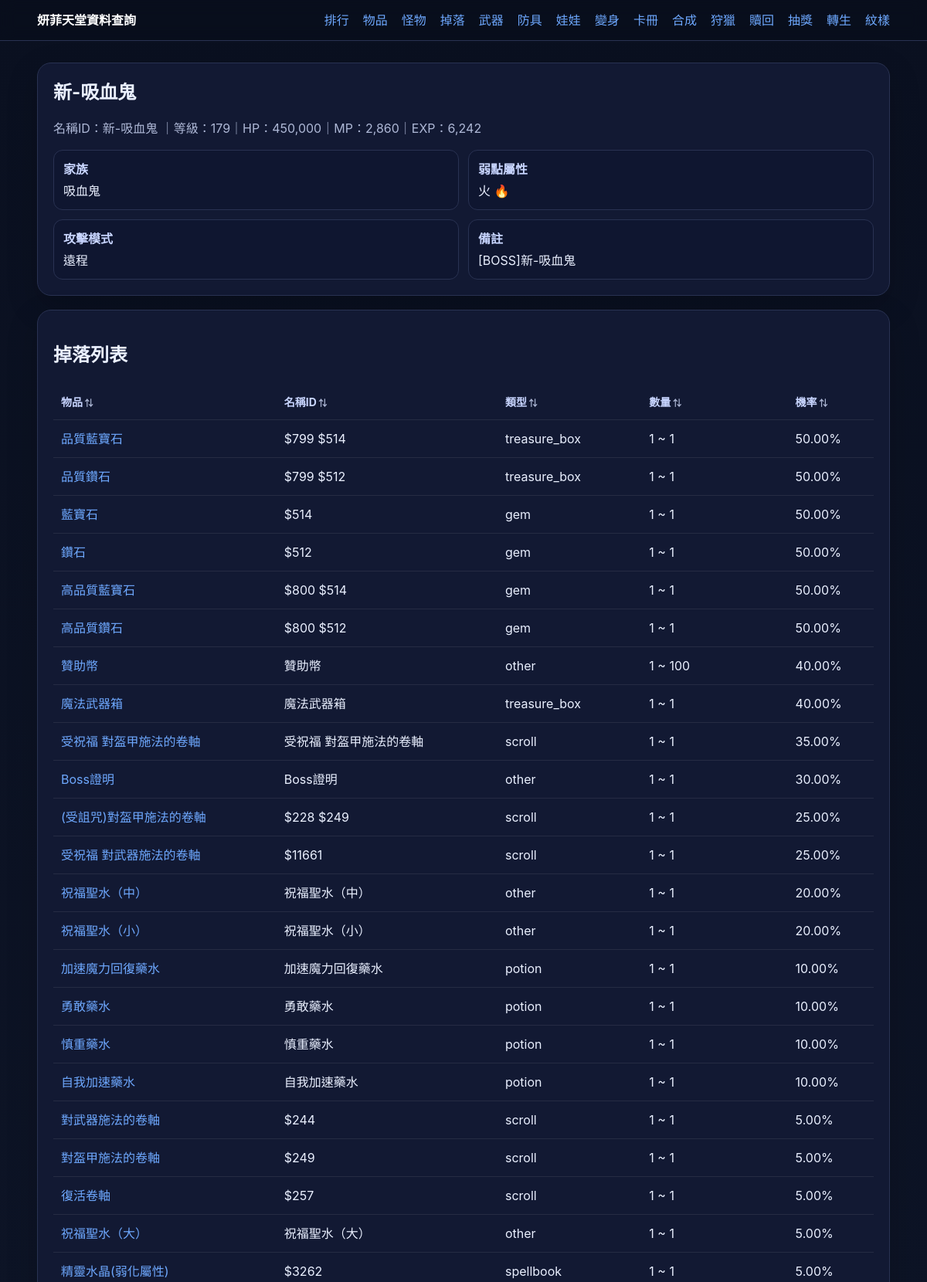
/monster/231003 (upper part), run on the app's committed database.
### tables this page shows
CREATE TABLE monsters (
    id                INTEGER PRIMARY KEY,
    name              TEXT NOT NULL,
    nameid            TEXT,
    classname         TEXT,
    note              TEXT,
    gfxid             INTEGER DEFAULT 0,
    level             INTEGER DEFAULT 0,
    hp                INTEGER DEFAULT 0,
    mp                INTEGER DEFAULT 0,
    ac                INTEGER DEFAULT 0,
    str               INTEGER DEFAULT 0,
    con               INTEGER DEFAULT 0,
    dex               INTEGER DEFAULT 0,
    wis               INTEGER DEFAULT 0,
    int_stat          INTEGER DEFAULT 0,
    mr                INTEGER DEFAULT 0,
    exp               INTEGER DEFAULT 0,
    lawful            INTEGER DEFAULT 0,
    size              TEXT,
    weak_attr         INTEGER DEFAULT 0,
    ranged            INTEGER DEFAULT 0,
    tamable           INTEGER DEFAULT 0,
    agro              INTEGER DEFAULT 0,
    family            TEXT,
    agrofamily        INTEGER DEFAULT 0,
    teleport          INTEGER DEFAULT 0,
    damage_reduction  INTEGER DEFAULT 0,
    karma             INTEGER DEFAULT 0,
    transform_id      INTEGER DEFAULT 0,
    transform_gfxid   INTEGER DEFAULT 0,
    quest_score       INTEGER DEFAULT 0,
    created_at        DATETIME DEFAULT CURRENT_TIMESTAMP
);

CREATE TABLE items (
    id                INTEGER PRIMARY KEY,
    name              TEXT NOT NULL,
    name_id           TEXT,
    classname         TEXT,
    item_type         TEXT,
    use_type          TEXT,
    material          TEXT,
    weight            INTEGER DEFAULT 0,
    invgfx            INTEGER DEFAULT 0,
    grdgfx            INTEGER DEFAULT 0,
    itemdesc_id       INTEGER DEFAULT 0,
    stackable         INTEGER DEFAULT 0,
    dmg_small         INTEGER DEFAULT 0,
    dmg_large         INTEGER DEFAULT 0,
    min_lvl           INTEGER DEFAULT 0,
    max_lvl           INTEGER DEFAULT 0,
    bless             INTEGER DEFAULT 0,
    tradeable         INTEGER DEFAULT 0,
    cant_delete       INTEGER DEFAULT 0,
    note              TEXT,
    created_at        DATETIME DEFAULT CURRENT_TIMESTAMP
, doll_effects TEXT);

### app.py (the view)
    @app.route("/monster/<int:monster_id>")
    def monster_detail(monster_id: int):
        db = get_db()
        monster = db.execute("SELECT * FROM monsters WHERE id = ?", (monster_id,)).fetchone()
        if not monster:
            abort(404)
        drops = db.execute(
            """
            SELECT md.*, i.name AS item_name, i.name_id, i.item_type
            FROM monster_drops md
            JOIN items i ON i.id = md.item_id
            WHERE md.monster_id = ?
            ORDER BY md.chance DESC, i.name ASC
            """,
            (monster_id,),
        ).fetchall()
        return render_template("monster_detail.html", monster=monster, drops=drops)

### app.py (called while the page is built)
def get_db() -> sqlite3.Connection:
    if "db" not in g:
        db_path = Path(current_app().config["DATABASE"])
        db_path.parent.mkdir(parents=True, exist_ok=True)
        conn = sqlite3.connect(db_path)
        conn.row_factory = sqlite3.Row
        g.db = conn
    return g.db

def current_app() -> Flask:
    from flask import current_app as flask_current_app
    return flask_current_app

### templates/monster_detail.html (shortened to what this page needs)
{% extends 'base.html' %}
{% block content %}
<section class="card">
  <div style="display:flex;align-items:center;gap:1rem;">
    <h1 style="margin:0">{{ monster.name }}</h1>
  </div>
  <p class="muted">名稱ID：{{ monster.nameid }}｜等級：{{ monster.level }}｜HP：{{ monster.hp | commas }}｜MP：{{ monster.mp | commas }}｜EXP：{{ monster.exp | commas }}</p>
  <div class="detail-grid">
    <div><strong>家族</strong><span>{{ monster.family | family_cn }}</span></div>
    <div><strong>弱點屬性</strong><span>{{ monster.weak_attr | weak_attr }}</span></div>
    <div><strong>攻擊模式</strong><span>{{ '遠程' if monster.ranged else '近戰' }}</span></div>
    <div><strong>備註</strong><span>{{ monster.note or '—' }}</span></div>
  </div>
</section>
<section class="card">
  <h2>掉落列表</h2>
  <div class="table-wrap">
    <table data-sortable>
      <thead><tr><th>物品</th><th>名稱ID</th><th>類型</th><th>數量</th><th>機率</th></tr></thead>
      <tbody>
      {% for row in drops %}
      <tr>
        <td><a href="{{ url_for('item_detail', item_id=row.item_id) }}">{{ row.item_name }}</a></td>
        <td>{{ row.name_id }}</td>
        <td>{{ row.item_type }}</td>
        <td>{{ row.min_count }} ~ {{ row.max_count }}</td>
        <td>{{ row.chance | drop_chance }}</td>
      </tr>
      {% else %}
      <tr><td colspan="5">這隻怪目前沒有掉落資料</td></tr>
      {% endfor %}
      </tbody>
    </table>
  </div>
</section>
{% endblock %}

### static/style.css (style rules this page uses)
:root { --bg:#0b1020;--card:#121933;--line:#293252;--text:#eaf0ff;--muted:#aeb8d6;--accent:#6ea8fe }
* { box-sizing:border-box }
body { margin:0;background:linear-gradient(180deg,#0a1020,#10182c);color:var(--text);font:16px/1.5 -apple-system,BlinkMacSystemFont,Segoe UI,Roboto,PingFang TC,Noto Sans TC,sans-serif }
a { color:var(--accent);text-decoration:none }
.card { background:var(--card);border:1px solid var(--line);border-radius:18px;padding:20px;margin-bottom:18px;box-shadow:0 14px 40px rgba(0,0,0,.18) }
.muted { color:var(--muted) }
.table-wrap { overflow:auto }
table { width:100%;border-collapse:collapse;min-width:720px }
th,td { padding:12px 10px;border-bottom:1px solid rgba(255,255,255,.08);text-align:left;vertical-align:top }
th { color:#c8d5ff;font-size:14px }
.detail-grid { display:grid;grid-template-columns:repeat(2,1fr);gap:12px }
.detail-grid div { background:#0f1630;border:1px solid var(--line);border-radius:12px;padding:12px }
.detail-grid strong { display:block;margin-bottom:4px;color:#c8d5ff }
th[data-sort] { cursor:pointer;user-select:none;white-space:nowrap }
th[data-sort]::after { content:' ⇅';color:var(--muted);font-size:11px }

### data on the page
monsters: name "新-吸血鬼", nameid "新-吸血鬼", level "179", hp|commas "450,000", mp|commas "2,860", exp|commas "6,242", family|family_cn "吸血鬼", weak_attr|weak_attr "火 🔥", ranged "遠程", note "[BOSS]新-吸血鬼"
items: item_name "品質藍寶石", name_id "$799 $514", item_type "treasure_box", min_count "1", max_count "1", chance|drop_chance "50.00%"
items: item_name "品質鑽石", name_id "$799 $512", item_type "treasure_box", min_count "1", max_count "1", chance|drop_chance "50.00%"
items: item_name "藍寶石", name_id "$514", item_type "gem", min_count "1", max_count "1", chance|drop_chance "50.00%"
items: item_name "鑽石", name_id "$512", item_type "gem", min_count "1", max_count "1", chance|drop_chance "50.00%"
items: item_name "高品質藍寶石", name_id "$800 $514", item_type "gem", min_count "1", max_count "1", chance|drop_chance "50.00%"
items: item_name "高品質鑽石", name_id "$800 $512", item_type "gem", min_count "1", max_count "1", chance|drop_chance "50.00%"
items: item_name "贊助幣", name_id "贊助幣", item_type "other", min_count "1", max_count "100", chance|drop_chance "40.00%"
items: item_name "魔法武器箱", name_id "魔法武器箱", item_type "treasure_box", min_count "1", max_count "1", chance|drop_chance "40.00%"
items: item_name "受祝福 對盔甲施法的卷軸", name_id "受祝福 對盔甲施法的卷軸", item_type "scroll", min_count "1", max_count "1", chance|drop_chance "35.00%"
items: item_name "受祝福 對武器施法的卷軸", name_id "$11661", item_type "scroll", min_count "1", max_count "1", chance|drop_chance "25.00%"
items: item_name "加速魔力回復藥水", name_id "加速魔力回復藥水", item_type "potion", min_count "1", max_count "1", chance|drop_chance "10.00%"
items: item_name "勇敢藥水", name_id "勇敢藥水", item_type "potion", min_count "1", max_count "1", chance|drop_chance "10.00%"
items: item_name "慎重藥水", name_id "慎重藥水", item_type "potion", min_count "1", max_count "1", chance|drop_chance "10.00%"
items: item_name "自我加速藥水", name_id "自我加速藥水", item_type "potion", min_count "1", max_count "1", chance|drop_chance "10.00%"
items: item_name "對武器施法的卷軸", name_id "$244", item_type "scroll", min_count "1", max_count "1", chance|drop_chance "5.00%"
items: item_name "對盔甲施法的卷軸", name_id "$249", item_type "scroll", min_count "1", max_count "1", chance|drop_chance "5.00%"
items: item_name "復活卷軸", name_id "$257", item_type "scroll", min_count "1", max_count "1", chance|drop_chance "5.00%"
items: item_name "精靈水晶(弱化屬性)", name_id "$3262", item_type "spellbook", min_count "1", max_count "1", chance|drop_chance "5.00%"

### other printed values
{{ row.item_name }} "Boss證明" "(受詛咒)對盔甲施法的卷軸" "祝福聖水（中）" "祝福聖水（小）" "祝福聖水（大）"
{{ row.name_id }} "Boss證明" "$228 $249" "祝福聖水（中）" "祝福聖水（小）" "祝福聖水（大）"
{{ row.item_type }} "other" "scroll" "other" "other" "other"
{{ row.min_count }} "1" "1" "1" "1" "1"
{{ row.max_count }} "1" "1" "1" "1" "1"
{{ row.chance | drop_chance }} "30.00%" "25.00%" "20.00%" "20.00%" "5.00%"
